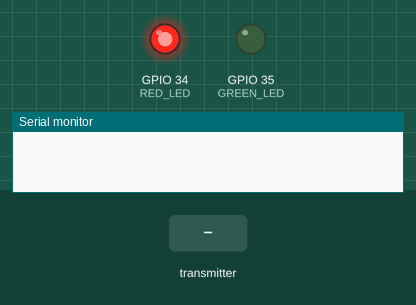
Simulated run of this sketch. Board: ESP32. Shown: output pins drawn as LEDs (lit = HIGH), the last lines printed to the serial monitor. The test bench sets the inputs (shaded band).

Above: at 1.2 s.
1.3 s: the transmitter starts sending temp = 0
At 1.9 s:
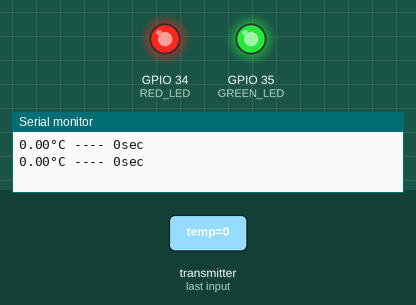
Timing chart, 0 to 9.9 s (numbered marks = the images above; inputs shaded):
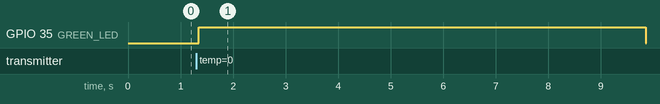

The sketch:

esp32_2.ino
```cpp
#include "WiFi.h"
#include "esp_now.h"

#define GREEN_LED 35
#define RED_LED 34

typedef struct
{
  float temp;
  uint8_t time;
} DATA_RCV;

DATA_RCV myData;

//uint8_t peer_addMAC[] {0x5c, 0x01, 0x3b, 0x67, 0xb4, 0xc0};
// Pas besoin de l'adresse MAC de l'envoyeur car on ne doit pas lui réenvoyer une donnée en retour
//esp_now_peer_info_t peerInfo;

void OnDataRecv(const esp_now_recv_info_t *mac, const uint8_t *incomingData, int len)
{
  memcpy(&myData, incomingData, sizeof(myData));

  digitalWrite(GREEN_LED, HIGH);

  Serial.print(myData.temp);
  Serial.print("°C ---- ");
  Serial.print(myData.time);
  Serial.println("sec");

  delay(500);

  digitalWrite(GREEN_LED, LOW);
  digitalWrite(RED_LED, HIGH);

}

void setup()
{
  Serial.begin(115200);
  WiFi.mode(WIFI_STA);
  if (esp_now_init() != ESP_OK)
  {
    Serial.println("Erreur ESP-NOW");
    while(1); // pour éviter d'aller plus loin en attendant un reset
  }

  esp_now_register_recv_cb(OnDataRecv);

  pinMode(GREEN_LED, OUTPUT);
  pinMode(RED_LED, OUTPUT);

  digitalWrite(GREEN_LED, LOW);
  digitalWrite(RED_LED, HIGH);
}

void loop()
{
  // Tout sera traîté dans le Callback OnDataRecv(...)
}
```

Measured:
- after the input at 1.3 s, GPIO 35 (GREEN_LED): LOW → HIGH after 0.05 s
